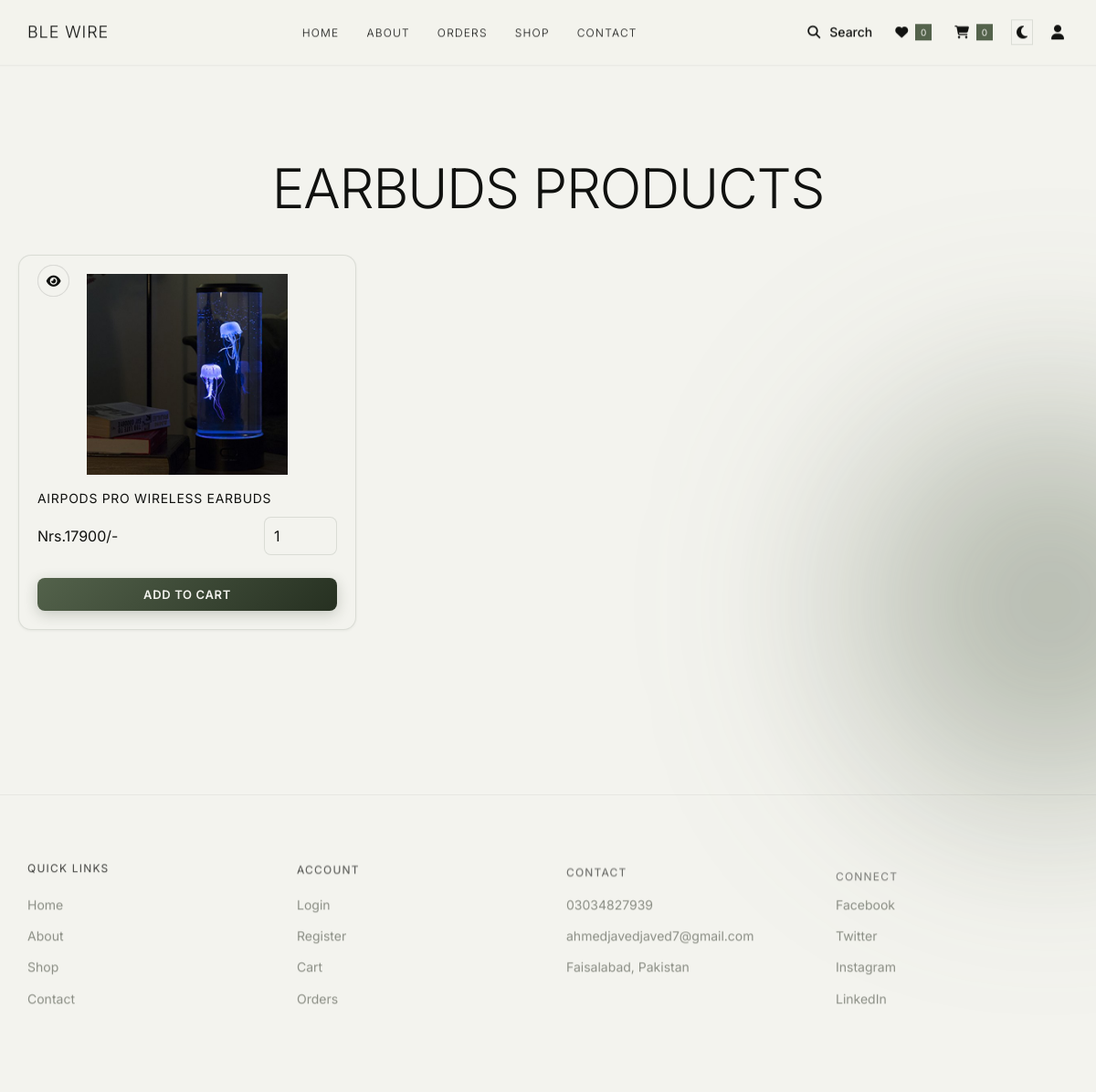
Page /category.php?category=earbuds on the committed database.
### tables this page shows
CREATE TABLE `products` (
  `id` int(100) NOT NULL,
  `name` varchar(100) NOT NULL,
  `category` varchar(50) NOT NULL DEFAULT 'uncategorized',
  `details` varchar(500) NOT NULL,
  `price` int(10) NOT NULL,
  `image_01` varchar(100) NOT NULL,
  `image_02` varchar(100) NOT NULL,
  `image_03` varchar(100) NOT NULL
);

### category.php (the view, shortened to what this page needs)
<?php
include 'components/connect.php';
?>
<!DOCTYPE html>
<html lang="en">
<head>
   <link rel="stylesheet" href="https://cdnjs.cloudflare.com/ajax/libs/font-awesome/6.1.1/css/all.min.css">
   <link rel="stylesheet" href="css/style.css?v=<?php echo time(); ?>">
</head>
<body>
<?php include 'components/user_header.php'; ?>
<section class="products">
   <?php
     $category = isset($_GET['category']) ? $_GET['category'] : '';
     $category_display = !empty($category) ? ucfirst($category) . ' Products' : 'Category Products';
   ?>
   <h1 class="heading"><?= $category_display; ?></h1>
   <div class="box-container">
   <?php
     if(!empty($category)){
       $select_products = $conn->prepare("SELECT DISTINCT * FROM `products` WHERE category = ? ORDER BY id DESC");
       $select_products->execute([$category]);
       $product_count = $select_products->rowCount();
       if($product_count > 0){
        while($fetch_product = $select_products->fetch(PDO::FETCH_ASSOC)){
     ?>
     <form action="" method="post" class="box">
        <a href="quick_view.php?pid=<?= $fetch_product['id']; ?>" class="fas fa-eye"></a>
        <img src="uploaded_img/<?= $fetch_product['image_01']; ?>" alt="">
        <div class="name"><?= $fetch_product['name']; ?></div>
        <div class="flex">
           <div class="price"><span>Nrs.</span><?= $fetch_product['price']; ?><span>/-</span></div>
           <input type="number" name="qty" class="qty" min="1" max="99" onkeypress="if(this.value.length == 2) return false;" value="1">
        </div>
        <input type="submit" value="add to cart" class="btn" name="add_to_cart">
     </form>
     <?php
        }
     }else{
        echo '<p class="empty">no products found in ' . htmlspecialchars(strtolower($category)) . '</p>';
     }
     }
     ?>
   </div>
</section>
<?php include 'components/footer.php'; ?>
</body>
</html>

### css/style.css (style rules this page uses)
:root { --main-color:#53624B; --main-color-dark:#263021; --orange:#53624B; --red:#8A4F3D; --black:#10110F; --black-light:#263021; --white:#F3F3EE; --ivory:#F3F3EE; --beige:#DFE3D5; --light-color:#73776D; --light-bg:#F3F3EE; --light-bg-dark:#DFE3D5; --border:1px solid rgba(38,48,33,0.12); --box-shadow:0 1px 3px rgba(38, 48, 33, 0.06); --box-shadow-lg:0 4px 12px rgba(38, 48, 33, 0.12); --gradient:linear-gradient(135deg, #53624B 0%, #263021 100%); --transition:all 0.3s cubic-bezier(0.4, 0, 0.2, 1); }
* { font-family: 'Inter', -apple-system, BlinkMacSystemFont, 'Segoe UI', sans-serif; margin:0; padding:0; box-sizing: border-box; outline: none; border:none; text-decoration: none; -webkit-font-smoothing: antialiased; -moz-osx-font-smoothing: grayscale; }
html { font-size: 62.5%; overflow-x: hidden; scroll-behavior: smooth; }
body { background-color: var(--ivory); color: var(--black); transition: var(--transition); font-weight: 300; line-height: 1.6; overflow-x: hidden; position: relative; font-family: 'Inter', -apple-system, BlinkMacSystemFont, 'Segoe UI', sans-serif; }
section { padding:10rem 2rem; max-width: 1400px; margin:0 auto; position: relative; z-index: 2; }
.heading { font-size: 6rem; font-weight: 300; color:var(--black); margin-bottom: 4rem; text-align: center; text-transform: uppercase; letter-spacing: -0.02em; position: relative; display: inline-block; width: 100%; line-height: 1.1; font-family: 'Inter', sans-serif; }
.heading::after { display: none; }
.btn, .delete-btn, .option-btn { display: inline-block; width: auto; margin-top: 1rem; border-radius: 0; padding:1.4rem 3.5rem; font-size: 1.4rem; font-weight: 400; text-transform: uppercase; letter-spacing: 0.1em; color:var(--black); cursor: pointer; text-align: center; transition: var(--transition); background: transparent; border: 1px solid var(--black); position: relative; overflow: hidden; }
.btn::before, .delete-btn::before, .option-btn::before { display: none; }
.btn { background: transparent; border: 1px solid var(--black); color: var(--black); }
.products .box-container { display: grid; grid-template-columns: repeat(auto-fill, minmax(30rem, 1fr)); gap:2.5rem; justify-content: center; align-items: flex-start; }
.products .box-container .box { position: relative; background: var(--white); box-shadow: var(--box-shadow); border-radius: 1.4rem; border: var(--border); padding: 2rem; overflow: visible; transition: var(--transition); cursor: pointer; display: flex; flex-direction: column; }
.products .box-container .box img { height: 22rem; width: 100%; object-fit: contain; margin-bottom: 1.5rem; border-radius: 0; transition: var(--transition); }
.products .box-container .box .fa-heart, .products .box-container .box .fa-eye { position: absolute; top:1rem; height: 3.5rem; width: 3.5rem; line-height: 3.5rem; font-size: 1.4rem; background: var(--white); border:1px solid rgba(0,0,0,0.1); border-radius: 50%; text-align: center; color:var(--black); cursor: pointer; transition: var(--transition); box-shadow: none; z-index: 10; opacity: 0; }
.products .box-container .box .fa-eye { opacity: 1; }
.products .box-container .box .name { font-size: 1.4rem; font-weight: 400; color:var(--black); margin-bottom: 1rem; line-height: 1.5; text-transform: uppercase; letter-spacing: 0.05em; }
.products .box-container .box .flex { display: flex; align-items: center; gap:1rem; margin-bottom: 1.5rem; }
.products .box-container .box .flex .qty { width: 8rem; padding:1rem; border:var(--border); font-size: 1.6rem; color:var(--black); border-radius: 0.75rem; background: var(--light-bg); }
.products .box-container .box .flex .price { font-size: 1.6rem; font-weight: 400; color:var(--black); margin-right: auto; }
.products .box-container .box input[type="submit"].btn, .products .box-container .box .btn { width: 100%; border-radius: 0.8rem; margin-top: 1rem; padding: 1rem 1.5rem; font-size: 1.3rem; font-weight: 600; text-transform: uppercase; letter-spacing: 0.05em; background: var(--gradient); color: #F3F3EE; transition: var(--transition); cursor: pointer; border: none; box-shadow: 0 4px 15px rgba(38, 48, 33, 0.22); }

### rows in the picture
products: image_01 (picture), name "AIRPODS PRO WIRELESS EARBUDS", price "17900"

### other values in the picture
$total_wishlist_counts "0"
$total_cart_counts "0"
$category_display "EARBUDS PRODUCTS"
